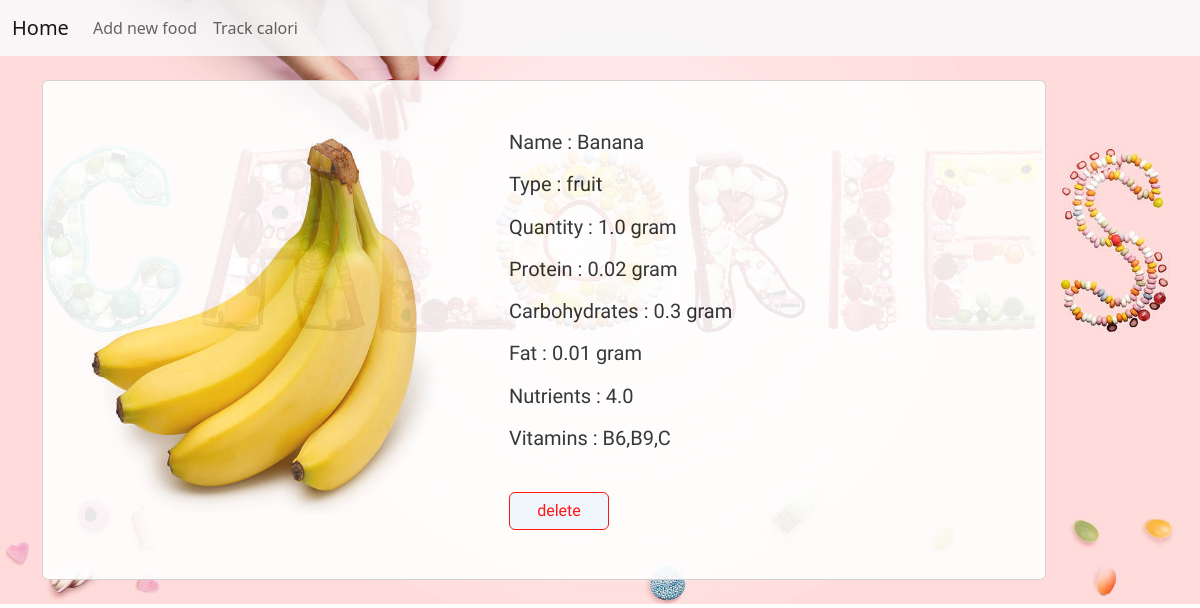
Page /detail/1/ on the committed database.
### calapp/models.py (models this page shows, shortened)
class foodModel(models.Model):
    name=models.CharField(max_length=100)
    type=models.CharField(max_length=100)
    quantity=models.FloatField()
    protein=models.FloatField()
    carbs=models.FloatField()
    fat=models.FloatField()
    nutrients=models.FloatField()
    vitamins=models.CharField(max_length=100)
    foodimg=models.ImageField(upload_to="fimage/",blank=True)
    fav=models.ManyToManyField(User,related_name='favs',blank=True,default=False)

### calapp/views.py (the view)
# urls.py: path('detail/<int:pk>/',views.detailfood,name='detail'),
def detailfood(request,pk):
    data=foodModel.objects.get(id=pk)
    is_fav = False
    if data.fav.filter(id=request.user.id).exists():
        is_fav=True
    fav_food= is_fav
    return render(request,'detailfood.html',{'data':data,'fav_food':fav_food})

### templates/detailfood.html
{% extends 'base.html' %}
{% block content %}
<div class="container">
    <div class="jumbotron"><br>
        <div class="card card-body" id="details">
            <div class="contain-img">
                {% if data.foodimg %}
                    <img src="{{ data.foodimg.url }}" alt="" height="400px" width="400px">
                {% else %}
                    <img src="" alt="No Image" height="400px" width="400px">
                {% endif %}
            </div>
            <div class="contain-info">
                <h5 class="info">Name : {{ data.name }}</h5>
                <h5 class="info">Type : {{ data.type }}</h5>
                <h5 class="info">Quantity : {{ data.quantity }} gram</h5>
                <h5 class="info">Protein : {{ data.protein }} gram</h5>
                <h5 class="info">Carbohydrates : {{ data.carbs }} gram</h5>
                <h5 class="info">Fat : {{ data.fat }} gram</h5>
                <h5 class="info">Nutrients : {{ data.nutrients }}</h5>
                <h5 class="info">Vitamins : {{ data.vitamins }}</h5>  <br>
                <a href="{% url 'deletef' pk=data.id %}" class="btn btn-danger" id="delete" style="width: 100px;">delete</a>
            </div>
        </div>
    </div>
</div><br>
{% endblock %}

### static/images/mystyle.css (style rules this page uses)
body { background-image: url(/static/images/home.jpg); background-size:cover; background-repeat: no-repeat; opacity: 0.9; align-items: center; }
#details { font-family: "Protest Revolution", sans-serif; font-weight: 400; font-style: normal; height: 500px; width: 90%; display: flex; flex-direction:row; flex-wrap: wrap; align-content:space-evenly; }
.contain-img { height:400px; width:400px; margin-right: 50px; }
.contain-info { font-family: "Protest Revolution", sans-serif; font-weight: 400; font-style: normal; display: flex; flex-direction: column; align-content:space-between; height:400px; width:400px; }
.contain-info a { width: 10px; }
.info { height: 40px; }
#delete { border: 1px red solid; background-color: aliceblue; color: red; }

### rows in the picture
foodModel: foodimg (picture), name "Banana", type "fruit", quantity "1.0", protein "0.02", carbs "0.3", fat "0.01", nutrients "4.0", vitamins "B6,B9,C"
